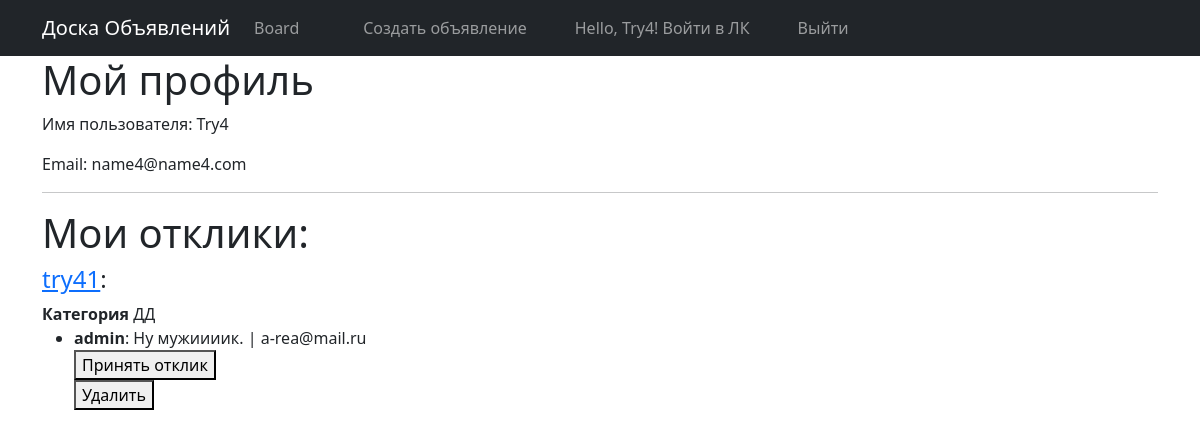
The app's page /accounts/profile/ (signed in) with its own data.
### board/models.py (models this page shows, shortened)
class Post(models.Model):
    author = models.ForeignKey(Author, on_delete=models.CASCADE)
    post_datetime = models.DateTimeField(auto_now_add=True)
    post_title = models.CharField(max_length=200)
    post_body = RichTextUploadingField(config_name='default', external_plugin_resources=[(
        'youtube',
        '/static/var/ckeditor/ckeditor/plugins/youtube/',
        'plugin.js',
    )],
                                       )
    category = models.ForeignKey(Category, on_delete=models.CASCADE, related_name='posts')
    slug = models.SlugField(default='', blank=True)
    comments = models.ManyToManyField(User, through='Comment', related_name='comments')

class Category(models.Model):
    TANK = 'TANK'
    HEALER = 'HEAL'
    DAMAGE_DEALER = 'DDDD'
    TRADER = 'TRDE'
    GUILD_MASTER = 'GMGM'
    QUESTER = 'QUST'
    BLACKSMITH = 'BLCK'
    TAYLOR = 'TLOR'
    POTIONMAKER = 'POTM'
    WIZARD = 'WIZZ'
    CATEGORY_CHOICES = [
        (TANK, 'Танки'),
        (HEALER, 'Хилы'),
        (DAMAGE_DEALER, 'ДД'),
        (TRADER, 'Торговцы'),
        (GUILD_MASTER, 'Гилдмастеры'),
        (QUESTER, 'Квестгиверы'),
        (BLACKSMITH, 'Кузнецы'),
        (TAYLOR, 'Кожевники'),
        (POTIONMAKER, 'Зельевары'),
        (WIZARD, 'Мастера заклинаний'),
    ]
    name = models.CharField(max_length=4, choices=CATEGORY_CHOICES, unique=True)

class Comment(models.Model):
    text = models.TextField()
    datetime = models.DateTimeField(auto_now_add=True)
    post = models.ForeignKey(Post, on_delete=models.CASCADE)
    user = models.ForeignKey(User, on_delete=models.CASCADE)
    accepted = models.BooleanField(default=False)

### board/views.py (the view)
# urls.py: path('accounts/profile/', profile, name='profile'),
@login_required
def profile(request):
    user = request.user
    posts = Post.objects.filter(author=request.user.author).filter(comment__isnull=False).distinct()
    return render(request, 'profile.html', {'user': user, 'posts': posts})

### templates/profile.html (shortened to what this page needs)
{% extends 'flatpages/default.html' %}
{% block content %}
    <h1>Мой профиль</h1>
    <p>Имя пользователя: {{ user.username }}</p>
    <p>Email: {{ user.email }}</p>
    <hr />
    <h1>Мои отклики:</h1>
{% for post in posts %}
        <h4><a href="{% url 'post' post.id %}">{{ post.post_title }}<a/>:</h4>
        <strong>Категория</strong>
        {{post.category.get_name_display}}
    <ul>
    {% for comment in post.comment_set.all %}
        <li><strong>{{ comment.user }}</strong>: {{ comment.text }} | {{ comment.user.email }}</li>
                {% if not comment.accepted %}
                    <form method="post" action="{% url 'accept_comment' comment.id %}">
                    <button type="submit">Принять отклик</button>
                    </form>
                {% else %}
                    <p>Отклик уже принят</p>
                {% endif %}
                {% if post.author.user == user %}
                    <form action="{% url 'delete_comment' comment.id %}" method="post">
                        <button type="submit">Удалить</button>
                    </form>
                {% endif %}
    {% endfor %}
    </ul>
{% empty %}
    <p>У вас нет объявлений с откликами</p>
{% endfor %}
{% endblock %}

### templates/flatpages/default.html (shortened to what this page needs)
{% load static %}
<!DOCTYPE html>
<html lang="en">
<head>
  <link href="{% static 'css/styles.css' %}" rel="stylesheet" />
</head>
<body>
  <nav class="navbar navbar-expand-lg navbar-dark bg-dark static-top">
    <div class="container">
      <a class="navbar-brand" href=" ">Доска Объявлений</a>
      <div class="collapse navbar-collapse" id="navbarResponsive">
        <ul class="navbar-nav ml-auto">
          <li class="nav-item active">
            <a class="nav-link" href=" {% url "board_list" %}">Board
            </a>
          </li>
          <li class="nav-item">
            <a class="nav-link" href=""></a>
          </li>
          <li class="nav-item">
                <a class="nav-link" href=""></a>
          </li>
            <li class="nav-item"><a class="nav-link" href=""></a></li>
                 <li class="nav-item">
                {% if user %}
                    {% if not user.is_authenticated %}
                        <a class="nav-link" href="http://127.0.0.1:8000/accounts/login/">Войдите или зарегистрируйтесь для создания объявлений</a></li>
                    {% elif user.is_authenticated %}
                        <a class="nav-link" href="{% url 'add_post' %}">Создать объявление</a></li>
                    {% endif %}
                {% endif %}
<ul>
    {% if user.is_authenticated %}
<li class="nav-item" style="text-align: right;"><a class="nav-link" href="{% url 'profile' %}">Hello, {{ user.username }}! Войти в ЛК</a></li>
</ul>
        <ul>
<li class="nav-item" style="text-align: right;"><a class="nav-link" href="http://127.0.0.1:8000/accounts/logout">Выйти</a></li>
</ul>
    {% endif %}
        </ul>
      </div>
    </div>
  </nav>
  <div class="container">
    <div class="row">
      <div>
       {% block content %}{% endblock content %}
      </div>
    </div>
  </div>
</body>
</html>

### records on screen
Post: post_title "try41", category.name "ДД"
Comment: user "admin", text "Ну мужиииик.", user.email "a-rea@mail.ru", accepted "Принять отклик"

### other values on screen
{{ user.username }} "Try4"
{{ user.email }} "name4@name4.com"
